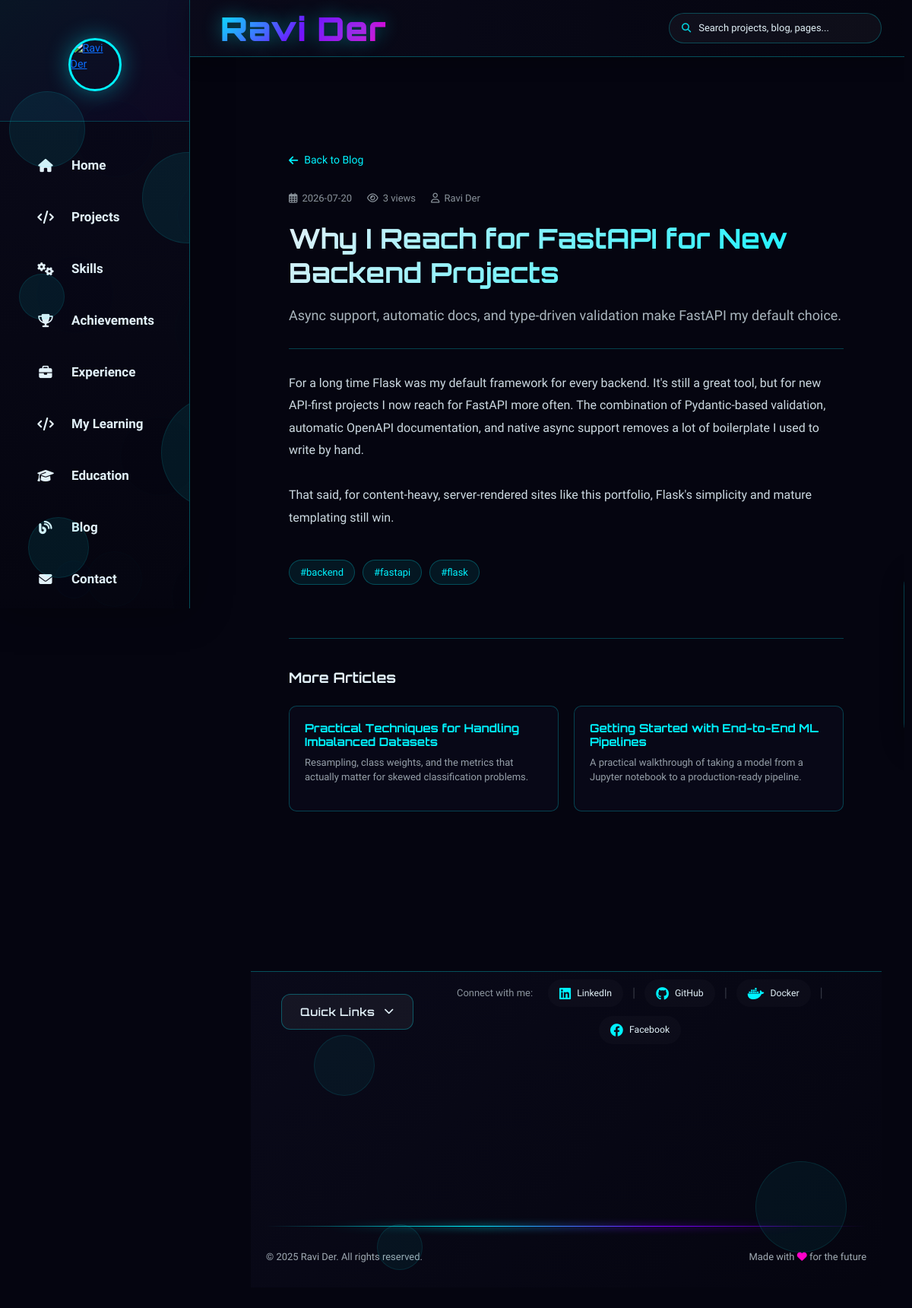
The page /blog/why-i-switched-to-fastapi on the database its author committed.
### tables this page shows
CREATE TABLE blog_posts (
    id INTEGER PRIMARY KEY AUTOINCREMENT,
    slug TEXT UNIQUE NOT NULL,
    title TEXT NOT NULL,
    summary TEXT NOT NULL,
    content TEXT NOT NULL,
    cover_image TEXT,
    tags TEXT,
    author TEXT DEFAULT 'Ravi Der',
    published_at TEXT NOT NULL,
    views INTEGER DEFAULT 0
, status TEXT DEFAULT 'published', updated_at TIMESTAMP, display_order INTEGER DEFAULT 0);

### flask_app.py (the view)
    @app.route('/blog/<slug>')
    def blog_post(slug):
        conn = db.get_connection()
        with conn:
            conn.execute("UPDATE blog_posts SET views = views + 1 WHERE slug = ?", (slug,))
        post = conn.execute("SELECT * FROM blog_posts WHERE slug = ?", (slug,)).fetchone()
        related = conn.execute(
            "SELECT * FROM blog_posts WHERE slug != ? AND (status = 'published' OR status IS NULL) "
            "ORDER BY published_at DESC LIMIT 3", (slug,)
        ).fetchall()
        conn.close()
        if not post:
            abort(404)
        return render_template('blog_post.html', post=post, related=related)

### app/core/db.py (called while the page is built)
def get_connection():
    os.makedirs(DATA_DIR, exist_ok=True)
    conn = sqlite3.connect(DB_PATH)
    conn.row_factory = sqlite3.Row
    conn.execute("PRAGMA foreign_keys = ON")
    conn.execute("PRAGMA journal_mode = WAL")
    conn.execute("PRAGMA synchronous = NORMAL")
    return conn

def now_iso():
    return datetime.now(timezone.utc).isoformat()

### flask_app.py (called while the page is built)
@app.context_processor
def inject_seo_globals():
    return {
        "site_url": SITE_URL.rstrip('/'),
        "google_site_verification": GOOGLE_SITE_VERIFICATION,
    }

@app.after_request
def add_security_headers(response):
    response.headers["X-Content-Type-Options"] = "nosniff"
    response.headers["X-Frame-Options"] = "DENY"
    response.headers["X-XSS-Protection"] = "1; mode=block"
    response.headers["Referrer-Policy"] = "strict-origin-when-cross-origin"
    response.headers["Content-Security-Policy"] = (
        "default-src 'self'; "
        "img-src 'self' data: https:; "
        "style-src 'self' 'unsafe-inline' https:; "
        "script-src 'self' 'unsafe-inline' https:; "
        "connect-src 'self' https:; "
        "font-src 'self' https: data:;"
    )
    return response

@app.after_request
def set_cache_headers(response):
    if request.path.startswith('/static/'):
        response.headers['Cache-Control'] = 'public, max-age=2592000'  # 30 days for static
    else:
        response.headers['Cache-Control'] = 'public, max-age=300'  # 5 min for HTML
    return response

@app.before_request
def _start_timer():
    request._start_time = time.time()

@app.after_request
def _log_visit(response):
    try:
        duration_ms = (time.time() - getattr(request, "_start_time", time.time())) * 1000
        if not request.path.startswith("/static") and not request.path.startswith("/api/analytics"):
            try:
                _visit_queue.put_nowait({
                    "path": request.path,
                    "method": request.method,
                    "status_code": response.status_code,
                    "duration_ms": round(duration_ms, 2),
                    "user_agent": request.headers.get("User-Agent", "")[:255],
                    "visited_at": db.now_iso(),
                })
            except queue.Full:
                print("[analytics] Visit queue full, dropping event")
    except Exception as exc:
        print(f"[analytics] Failed to enqueue visit: {exc}")
    return response

### templates/blog_post.html (shortened to what this page needs)
{% extends 'base.html' %}
{% block extra_css %}
<link rel="stylesheet" href="https://cdnjs.cloudflare.com/ajax/libs/font-awesome/6.4.0/css/all.min.css">
{% endblock %}
{% block content %}
<section class="post-section">
    <div class="post-container">
        <a href="{{ url_for('blog') }}" class="back-to-blog">
            <i class="fas fa-arrow-left"></i> Back to Blog
        </a>
        <div class="post-meta">
            <span><i class="far fa-calendar-alt"></i> {{ post.published_at[:10] if post.published_at else '' }}</span>
            <span><i class="far fa-eye"></i> {{ post.views }} views</span>
            {% if post.author %}<span><i class="far fa-user"></i> {{ post.author }}</span>{% endif %}
        </div>
        <h1 class="post-title">{{ post.title }}</h1>
        <p class="post-summary">{{ post.summary }}</p>
        <div class="post-body">{{ post.content }}</div>
        {% if post.tags %}
        <div class="post-tags">
            {% for tag in post.tags.split(',') %}
                {% if tag.strip() %}<span class="post-tag">#{{ tag.strip() }}</span>{% endif %}
            {% endfor %}
        </div>
        {% endif %}
        {% if related %}
        <div class="related-section">
            <h3 class="related-title">More Articles</h3>
            <div class="related-grid">
                {% for r in related %}
                <a href="{{ url_for('blog_post', slug=r.slug) }}" class="related-card">
                    <h4>{{ r.title }}</h4>
                    <p>{{ r.summary }}</p>
                </a>
                {% endfor %}
            </div>
        </div>
        {% endif %}
    </div>
</section>
{% endblock %}

### static/css/enhancements.css (style rules this page uses)
html { scroll-behavior: smooth; }
html { font-size: 90%; }

### static/css/mobile-responsive.css (style rules this page uses)
:root { --primary: #00f3ff; --secondary: #7b00ff; --dark: #0a0a1a; --darker: #050510; --light: #e2f1f8; --accent: #ff00c8; --sidebar-width-mobile: 230px; --sidebar-width-tablet: 300px; --sidebar-width-desktop: 300px; }
@media (min-width: 1025px) { :root { --sidebar-width: var(--sidebar-width-desktop); } }
@media (min-width: 1025px) { h1 { font-size: 2.5rem !important; } }
@media (min-width: 1025px) { h3 { font-size: 1.3rem !important; } }
@media (prefers-color-scheme: light) { body { background-color: #f5f7fa; color: #333; } }

### static/css/custom-scrollbar.css (style rules this page uses)
html { scrollbar-width: thin; scrollbar-color: var(--secondary, #7b00ff) var(--darker, #050510); }
html { scrollbar-gutter: stable; }

### templates/blog_post.html (style rules this page uses)
:root { --primary: #00f3ff; --primary-glow: rgba(0, 243, 255, 0.4); --secondary: #7b00ff; --dark: #0a0a1a; --darker: #050510; --light: #e2f1f8; --accent: #ff00c8; --card-bg: rgba(10, 10, 26, 0.75); --border-glow: rgba(0, 243, 255, 0.25); }
* { margin: 0; padding: 0; box-sizing: border-box; }
body { font-family: 'Exo 2', sans-serif; background-color: var(--darker); color: var(--light); }
h1, h2, h3, h4 { font-family: 'Orbitron', sans-serif; font-weight: 700; }
.post-section { min-height: 100vh; padding: 60px 0 100px; }
.post-container { max-width: 860px; margin: 0 auto; padding: 0 20px; }
.back-to-blog { display: inline-flex; align-items: center; gap: 8px; color: var(--primary); text-decoration: none; font-size: 14px; margin-bottom: 30px; transition: all 0.3s; }
.post-meta { display: flex; gap: 20px; flex-wrap: wrap; font-size: 13px; color: rgba(226, 241, 248, 0.6); margin-bottom: 20px; }
.post-meta span { display: inline-flex; align-items: center; gap: 6px; }
.post-title { font-size: clamp(28px, 4vw, 42px); line-height: 1.25; margin-bottom: 20px; background: linear-gradient(135deg, var(--light), var(--primary)); -webkit-background-clip: text; background-clip: text; -webkit-text-fill-color: transparent; }
.post-summary { font-size: 18px; color: rgba(226, 241, 248, 0.75); margin-bottom: 30px; padding-bottom: 30px; border-bottom: 1px solid var(--border-glow); }
.post-body { font-size: 16px; line-height: 1.85; color: rgba(226, 241, 248, 0.9); white-space: pre-line; }
.post-tags { display: flex; gap: 10px; flex-wrap: wrap; margin-top: 40px; }
.post-tag { background: rgba(0, 243, 255, 0.08); border: 1px solid var(--border-glow); color: var(--primary); padding: 6px 14px; border-radius: 20px; font-size: 13px; }
.related-section { margin-top: 70px; padding-top: 40px; border-top: 1px solid var(--border-glow); }
.related-title { font-size: 22px; margin-bottom: 25px; }
.related-grid { display: grid; grid-template-columns: repeat(auto-fit, minmax(220px, 1fr)); gap: 20px; }
.related-card { background: var(--card-bg); border: 1px solid var(--border-glow); border-radius: 10px; padding: 20px; text-decoration: none; color: var(--light); transition: all 0.3s; display: block; }
.related-card h4 { font-size: 15px; margin-bottom: 8px; color: var(--primary); }
.related-card p { font-size: 13px; color: rgba(226, 241, 248, 0.65); }

### templates/base.html (style rules this page uses)
:root { --primary: #00f3ff; --secondary: #7b00ff; --dark: #0a0a1a; --darker: #050510; --light: #e2f1f8; --accent: #ff00c8; --sidebar-width: 300px; --sidebar-collapsed: 80px; }
html, body { margin: 0; padding: 0; overflow-x: hidden; font-family: 'Exo 2', sans-serif; background-color: var(--darker); color: var(--light); height: 100%; }
body::before { content: ''; position: fixed; top: 0; left: 0; width: 100%; height: 100%; background: radial-gradient(circle at 20% 50%, rgba(123, 0, 255, 0.15) 0%, transparent 25%), radial-gradient(circle at 80% 20%, rgba(0, 243, 255, 0.1) 0%, transparent 25%), radial-gradient(circle at 40% 80%, rgba(255, 0, 200, 0.08) 0%, transparent 25%); z-index: -1; pointer-events: none; }
html, body { width: 100%; position: relative; }
* { transition: color 0.3s ease, background-color 0.3s ease, border-color 0.3s ease; }

### templates/footer.html (style rules this page uses)
:root { --primary: #00f3ff; --secondary: #7b00ff; --dark: #0a0a1a; --darker: #050510; --light: #e2f1f8; --accent: #ff00c8; }

### rows shown on the page
blog_posts: published_at "2026-07-20", views "3", author "Ravi Der", title "Why I Reach for FastAPI for New Backend Projects", summary "Async support, automatic docs, and type-driven validation make FastAPI my default choice.", content "For a long time Flask was my default framework for every backend. It's still a great tool, but for new API-first projects I now reach for FastAPI more often. The combination of Pydantic-based validation, automatic OpenAPI documentation, and native async support removes a lot of boilerplate I used to write by hand. That said, for content-heavy, server-rendered sites like this portfolio, Flask's simplicity and mature templating still win."
blog_posts: title "Practical Techniques for Handling Imbalanced Datasets", summary "Resampling, class weights, and the metrics that actually matter for skewed classification problems."
blog_posts: title "Getting Started with End-to-End ML Pipelines", summary "A practical walkthrough of taking a model from a Jupyter notebook to a production-ready pipeline."

### other values the page prints
{{ tag.strip() }} "backend" "fastapi" "flask"
